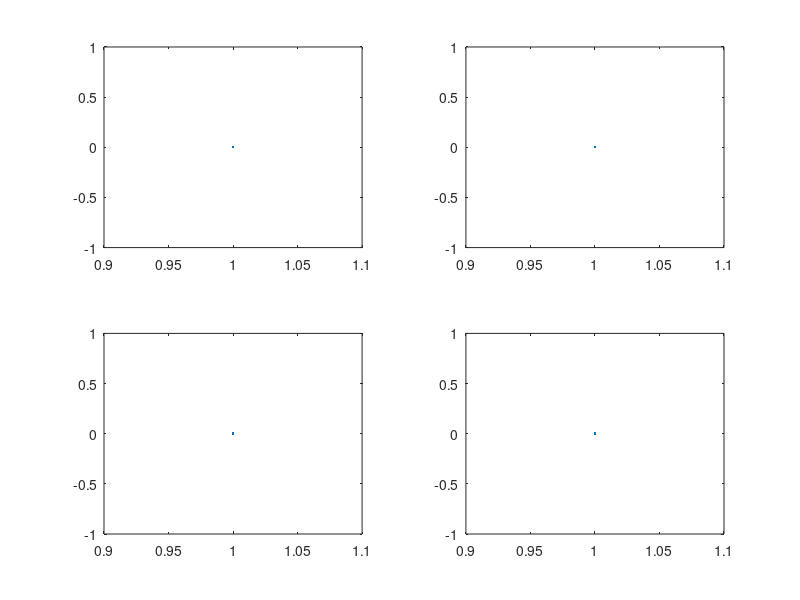

The MATLAB script that drew this image:
function f_reset_plot()

subplot_location = [.15 .65 .35 .3;
                    .6 .65 .3 .3;
                    .15 .25 .35 .3;
                    .6 .25 .3 .3];
                    % L  B  W  H  
                    
    for i = 1:4
       figure(1)
       fig = subplot(2,2,i);
       set(fig, 'position',[subplot_location(i,1) subplot_location(i,2) ...
        subplot_location(i,3) subplot_location(i,4)]);
       plot(0)
    end

    
end